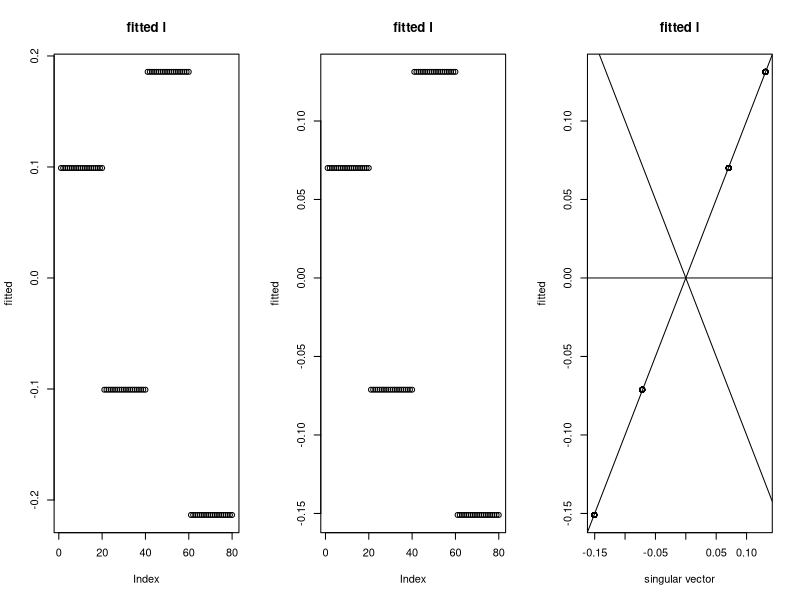
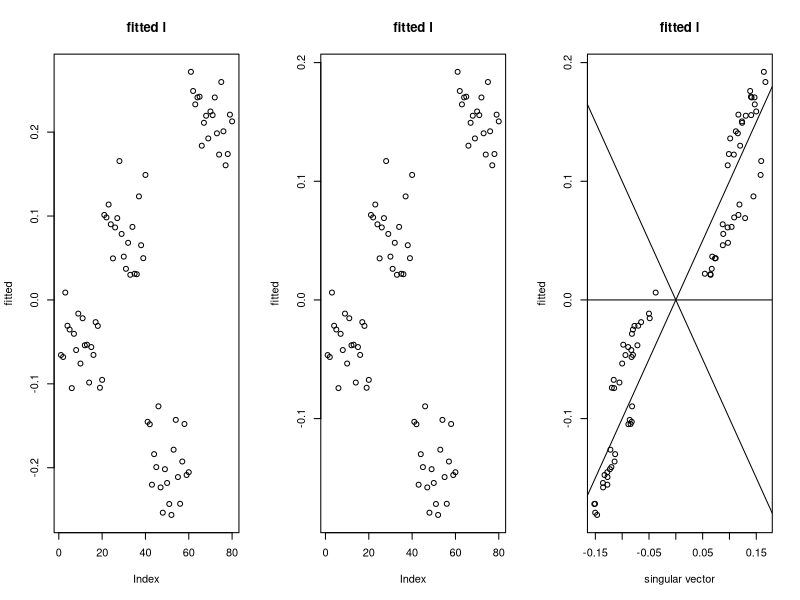
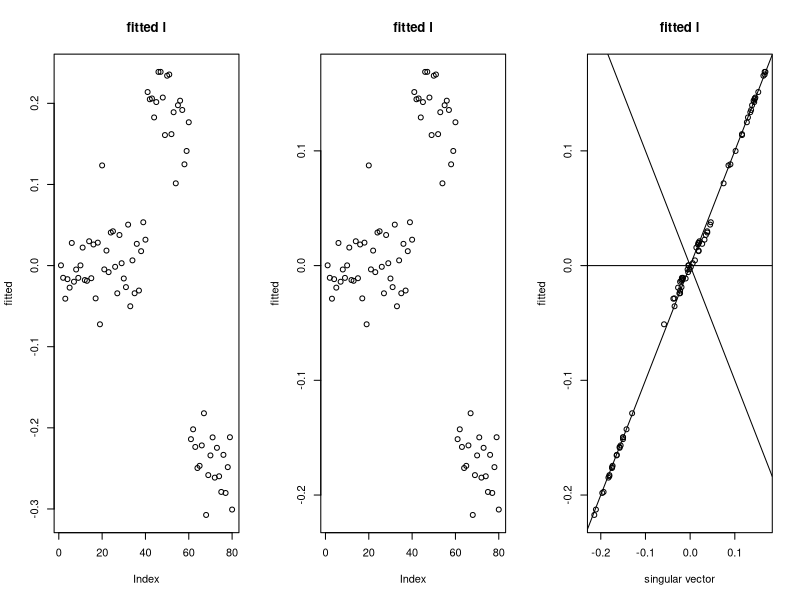
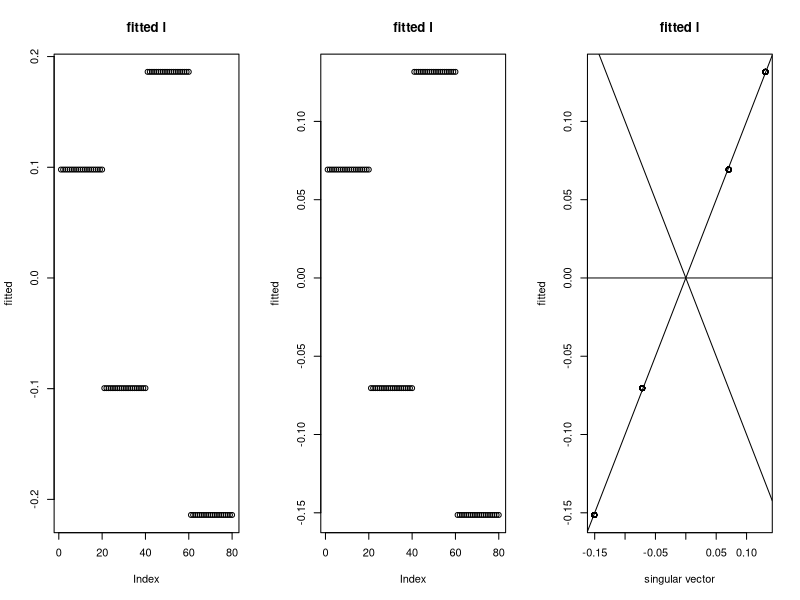
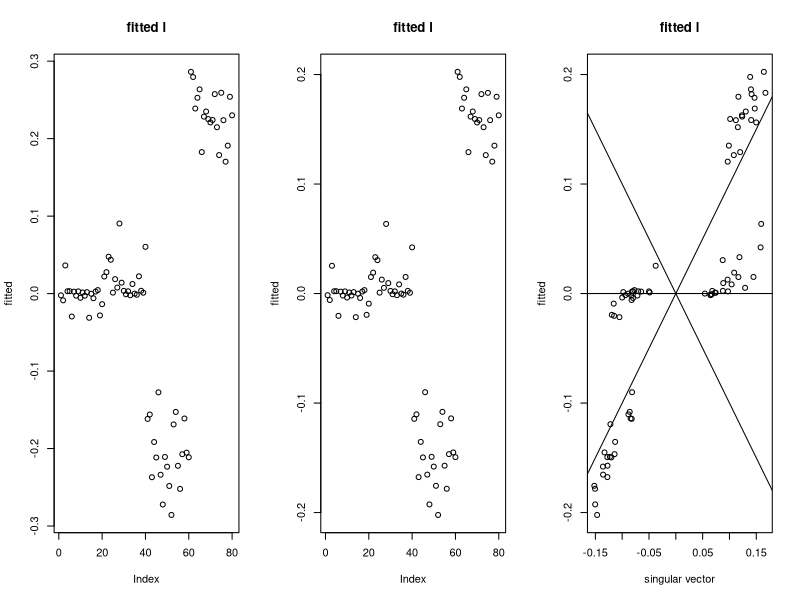
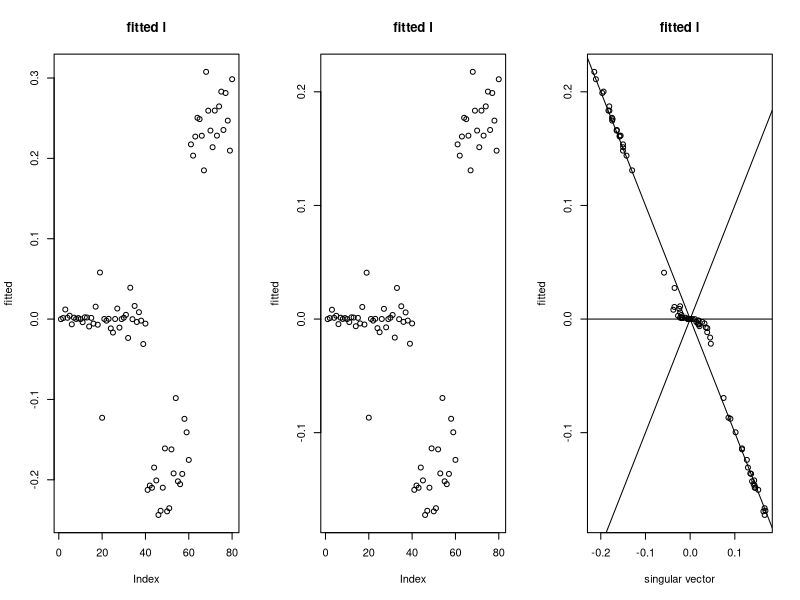
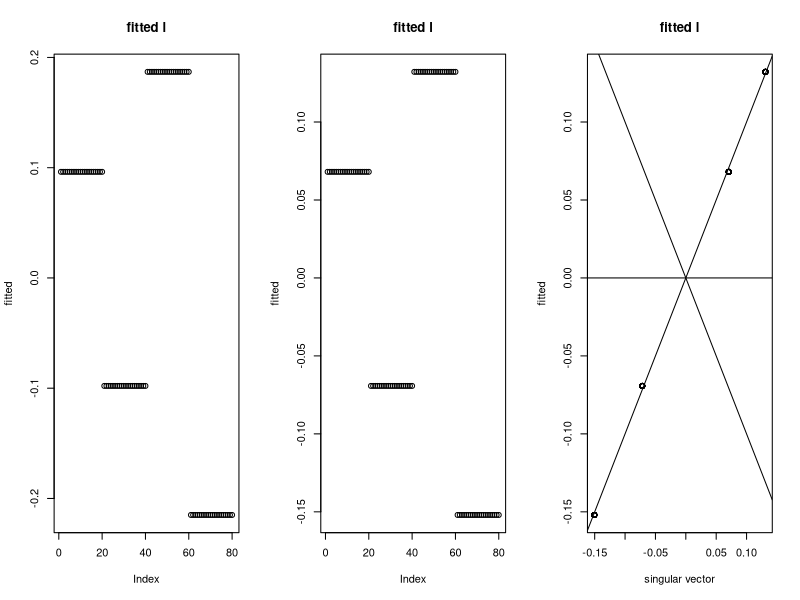
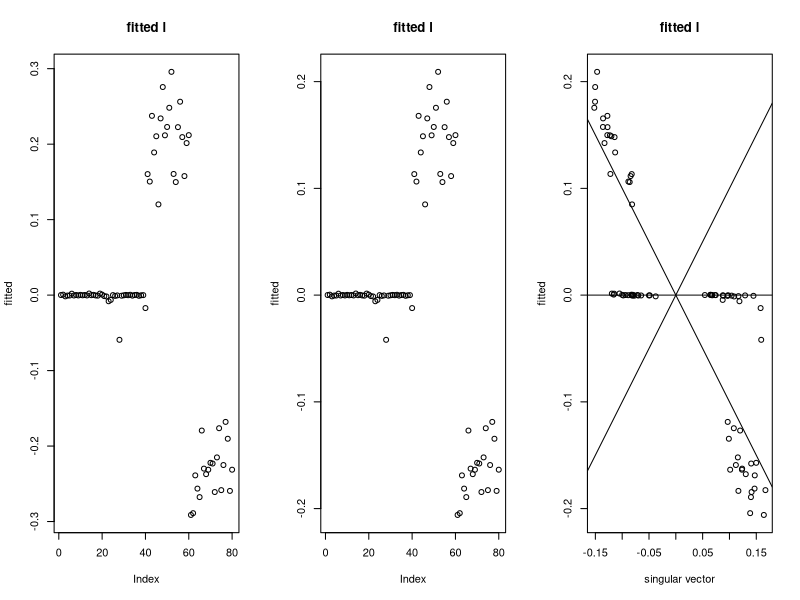

R code for these plots, in order:
## ---- chunk 1
# code originally from https://stephens999.github.io/misc/tree_pca_03.html.
#--------------------------------------------------
# create X
set.seed(123)
p = 1000
n = 20
f = list()
for(i in 1:6){ 
  f[[i]] = rnorm(p)
}
X =matrix(0,ncol=4*n, nrow=p)
X[,1:(2*n)] = f[[1]]
X[,(2*n+1):(4*n)] = f[[2]]

X[,1:n] = X[,1:n]+f[[3]]
X[,(n+1):(2*n)] = X[,(n+1):(2*n)]+f[[4]]
X[,(2*n+1):(3*n)] = X[,(2*n+1):(3*n)] + f[[5]]
X[,(3*n+1):(4*n)] = X[,(3*n+1):(4*n)] + f[[6]]
X.svd = svd(X)

# create X2
X2 = X- X.svd$u[,1:2] %*% diag(X.svd$d[1:2]) %*% t(X.svd$v[,1:2])

# adding noise
set.seed(9) # the seed where flash didn't work
X2n_a = X2 + rnorm(4*n*p,sd=3)

set.seed(5) # the seed where flash did work
X2n_b = X2 + rnorm(4*n*p,sd=3)
#--------------------------------------------------

# take transpose
X2 <- t(X2)
X2n_a <- t(X2n_a)
X2n_b <- t(X2n_b)

rm(X, X.svd, f, i, n, p)
## ---- chunk 2
demo.init <- function(mat.X, r2, n.grid){
  
  N <- nrow(mat.X)
  P <- ncol(mat.X)
  
  eig.XXt <- eigen(mat.X %*% t(mat.X))
  l <- c(sqrt(r2) %*% (eig.XXt$vectors[,1]))
  w <- l^2
  Ew.inv <- 1/w
  
  K <- n.grid
  if(K==1){ 
            pi.grid <- 1
            eta.grid <- r2/N 
    }
  if(K>1){
            pi.grid <- rep(1/K, times=K)
            eta.grid <- (r2/N)*(K/(2^K-1))*2^seq(0,K-1,by=1)
  }
  
  ElXXl <- t(l) %*% mat.X %*% t(mat.X) %*% l
  sigmasq <- c((norm(mat.X, 'f')^2-ElXXl/r2) * 1/((N-1)*P))
  delta <- c((1/r2)*((ElXXl/r2)/((norm(mat.X, 'f')^2-ElXXl/r2)/N-1)-1))
  
  out.list = list()
  out.list$l <- l
  out.list$w <- w
  out.list$eta.grid <- eta.grid
  out.list$pi.grid <- pi.grid
  out.list$Ew.inv <- Ew.inv
  out.list$sigmasq <- sigmasq
  out.list$delta <- delta
  
  return(out.list)
}
## ---- chunk 3
demo.update.A <- function(mat.X, sigmasq, delta, Ew.inv, r2){

    N <- nrow(mat.X)
    P <- ncol(mat.X)
  
    Y <- mat.X %*% t(mat.X)/(sigmasq*(r2+1/delta)) - diag(x=Ew.inv)
    Y.eigen <- eigen(Y)
    
    eval.expectation <- function(k){(sum(1/(k/(sigmasq*(r2+1/delta))-Y.eigen$values))-r2)^2}
    find.k.star <- optimize(f=eval.expectation,
                            interval = c((Y.eigen$values[1]+1/r2)*sigmasq*(r2+1/delta),
                                         (Y.eigen$values[1]+N/r2)*sigmasq*(r2+1/delta))
                            )
    k.star <- find.k.star$minimum
  
    d.tilde <- 1/(k.star/(sigmasq*(r2+1/delta))-Y.eigen$values)
    Sigma.star <- Y.eigen$vectors %*% diag(x=d.tilde) %*% t(Y.eigen$vectors)
    log.det.Sigma.star <- sum(log(d.tilde))

    Elsq <- diag(Sigma.star)
    ElXXl <- sum(diag((t(mat.X) %*% Sigma.star %*% mat.X)))
    
    sigmasq <- c((norm(mat.X, 'f')^2-ElXXl/r2) * 1/((N-1)*P))
    delta <- c((1/r2)*((ElXXl/r2)/((norm(mat.X, 'f')^2-ElXXl/r2)/N-1)-1))

    out.list = list()
    out.list$log.det.Sigma.star = log.det.Sigma.star
    out.list$Sigma.star = Sigma.star
    out.list$Elsq = Elsq
    out.list$ElXXl = ElXXl
    out.list$sigmasq = sigmasq
    out.list$delta = delta
    out.list$l = sqrt(r2)*(Y.eigen$vectors[,1])

    return(out.list)
}
## ---- chunk 4
demo.update.B <- function(mat.X, Elsq, eta.grid, pi.grid, tol.convergence, update.pi.tilde){
  
    N <- nrow(mat.X)
    K <- length(pi.grid)
  
    if(K==1){ eta.grid <- 2*mean(sqrt(Elsq))^2
              Ew.inv <- 1/(sqrt(Elsq)*mean(sqrt(Elsq)))
    }
    
    if(K>1 & (update.pi.tilde=='exp')){ 
      
      # initialize E[w]: replacing pi.tilde with pi
      Ew <- sqrt(1/(2*sum(pi.grid * (1/eta.grid)))) * ( sqrt(Elsq) + sqrt(1/(2*sum(pi.grid * (1/eta.grid)))) ) 
      check.convergence <- 1
      while(check.convergence > tol.convergence){
              
              # update pi.tilde
              pi.tilde <- matrix(0, nrow=N, ncol=K)
              for (k in 1:K){
                pi.tilde[,k] <- pi.grid[k]*dexp(Ew, rate=1/eta.grid[k])
              }    
              for (i in 1:N){ # normalize to sum to 1 for each row  
                pi.tilde[i,] <- pi.tilde[i,]/sum(pi.tilde[i,])   
              }
              
              # update E[w]
              Ew.old <- Ew
              Ew <- c(1/sqrt(2*pi.tilde %*% (1/eta.grid))) * ( sqrt(Elsq) + c(1/sqrt(2*pi.tilde %*% (1/eta.grid))) )
              check.convergence <- sum((Ew-Ew.old)^2)
              #print(check.convergence)
      }
      Ew.inv <- c(sqrt(2/Elsq) * sqrt(pi.tilde %*% (1/eta.grid)))
    }
    
    if(K>1 & (update.pi.tilde=='laplace')){ 
        
        pi.tilde <- matrix(0, nrow=N, ncol=K)
        for (k in 1:K){
          pi.tilde[,k] <- pi.grid[k]/sqrt(2*eta.grid[k])*exp(-sqrt(Elsq*2/pi)/sqrt(eta.grid[k]/2))
        }    
        for (i in 1:N){ # normalize to sum to 1 for each row  
          pi.tilde[i,] <- pi.tilde[i,]/sum(pi.tilde[i,])   
        }
        Ew.inv <- c(sqrt(2/Elsq) * sqrt(pi.tilde %*% (1/eta.grid)))
    }
    
    
    out.list = list()
    out.list$Ew.inv = Ew.inv
    out.list$eta.grid = eta.grid
    if(K>1 ){out.list$pi.tilde = pi.tilde}
    
    return(out.list)
}
## ---- chunk 5
demo.fit <- function(mat.X, niter, r2=1, n.grid=15, update.pi.tilde='laplace', tol.convergence=10^(-6)){
  
    N <- nrow(mat.X)
    P <- ncol(mat.X)
  
    par.init <- demo.init(mat.X, r2, n.grid=n.grid) 
                                               
    Ew.inv   <- par.init$Ew.inv
    sigmasq  <- par.init$sigmasq
    delta    <- par.init$delta
    eta.grid <- par.init$eta.grid
    pi.grid  <- par.init$pi.grid

    for (i in 1:niter){
    # leg A
    temp.A <- demo.update.A(mat.X,
                          sigmasq=sigmasq,
                          delta=delta,
                          Ew.inv=Ew.inv,
                          r2=r2)
    Sigma.star         <- temp.A$Sigma.star
    log.det.Sigma.star <- temp.A$log.det.Sigma.star
    Elsq               <- temp.A$Elsq
    ElXXl              <- temp.A$ElXXl
    sigmasq            <- temp.A$sigmasq
    delta              <- temp.A$delta
  
    # leg B
    temp.B <- demo.update.B(mat.X,
                          Elsq=Elsq,
                          eta.grid=eta.grid,
                          pi.grid=pi.grid,
                          update.pi.tilde = update.pi.tilde,
                          tol.convergence = tol.convergence)
    Ew.inv <- temp.B$Ew.inv
    eta.grid <- temp.B$eta.grid
    }
    
    out.list = list()
    out.list$log.det.Sigma.star <- log.det.Sigma.star
    out.list$Sigma.star <- Sigma.star
    out.list$Elsq <- Elsq
    out.list$ElXXl <- ElXXl
    out.list$sigmasq <- sigmasq
    out.list$delta <- delta
    out.list$eta.grid <- temp.B$eta.grid
    out.list$pi.grid <- pi.grid
    if(n.grid>1){out.list$pi.tilde <- temp.B$pi.tilde}
    out.list$Ew.inv <- Ew.inv
    out.list$l <- temp.A$l
    return(out.list)
}
## ---- chunk 6
mat.X <- X2
par(mfrow=c(1,3))

obj.fit    <- demo.fit(mat.X, r2=2, niter=10, n.grid=1) 
plot(obj.fit$l, ylab='fitted', main='fitted l')
c(obj.fit$sigmasq, obj.fit$delta, sum(diag(obj.fit$Sigma.star))) # sigma^2, delta, E[l^Tl]

obj.fit    <- demo.fit(mat.X, r2=1, niter=10, n.grid=1) 
plot(obj.fit$l, ylab='fitted', main='fitted l')
c(obj.fit$sigmasq, obj.fit$delta, sum(diag(obj.fit$Sigma.star))) 

plot(x=svd(mat.X)$u[,1], y=obj.fit$l, xlab='singular vector', ylab='fitted', main='fitted l')
abline(a=0,b=1); abline(a=0,b=-1); abline(a=0, b=0)
## ---- chunk 7
mat.X <- X2n_a
par(mfrow=c(1,3))

obj.fit    <- demo.fit(mat.X, r2=2, niter=10, n.grid=1) 
plot(obj.fit$l, ylab='fitted', main='fitted l')
c(obj.fit$sigmasq, obj.fit$delta, sum(diag(obj.fit$Sigma.star))) # sigma^2, delta, E[l^Tl]

obj.fit    <- demo.fit(mat.X, r2=1, niter=10, n.grid=1) 
plot(obj.fit$l, ylab='fitted', main='fitted l')
c(obj.fit$sigmasq, obj.fit$delta, sum(diag(obj.fit$Sigma.star))) 

plot(x=svd(mat.X)$u[,1], y=obj.fit$l, xlab='singular vector', ylab='fitted', main='fitted l')
abline(a=0,b=1); abline(a=0,b=-1); abline(a=0, b=0)
## ---- chunk 8
mat.X <- X2n_b
par(mfrow=c(1,3))

obj.fit    <- demo.fit(mat.X, r2=2, niter=10, n.grid=1) 
plot(obj.fit$l, ylab='fitted', main='fitted l')
c(obj.fit$sigmasq, obj.fit$delta, sum(diag(obj.fit$Sigma.star))) # sigma^2, delta, E[l^Tl]

obj.fit    <- demo.fit(mat.X, r2=1, niter=10, n.grid=1) 
plot(obj.fit$l, ylab='fitted', main='fitted l')
c(obj.fit$sigmasq, obj.fit$delta, sum(diag(obj.fit$Sigma.star))) 

plot(x=svd(mat.X)$u[,1], y=obj.fit$l, xlab='singular vector', ylab='fitted', main='fitted l')
abline(a=0,b=1); abline(a=0,b=-1); abline(a=0,b=0)
## ---- chunk 9
mat.X <- X2
par(mfrow=c(1,3))

obj.fit    <- demo.fit(mat.X, r2=2, niter=10, n.grid=15, update.pi.tilde='exp') 
plot(obj.fit$l, ylab='fitted', main='fitted l')
c(obj.fit$sigmasq, obj.fit$delta, sum(diag(obj.fit$Sigma.star))) # sigma^2, delta, E[l^Tl]

obj.fit    <- demo.fit(mat.X, r2=1, niter=10, n.grid=15, update.pi.tilde='exp') 
plot(obj.fit$l, ylab='fitted', main='fitted l')
c(obj.fit$sigmasq, obj.fit$delta, sum(diag(obj.fit$Sigma.star))) 

plot(x=svd(mat.X)$u[,1], y=obj.fit$l, xlab='singular vector', ylab='fitted', main='fitted l')
abline(a=0,b=1); abline(a=0,b=-1); abline(a=0, b=0)
## ---- chunk 10
mat.X <- X2n_a
par(mfrow=c(1,3))

obj.fit    <- demo.fit(mat.X, r2=2, niter=10, n.grid=15, update.pi.tilde='exp') 
plot(obj.fit$l, ylab='fitted', main='fitted l')
c(obj.fit$sigmasq, obj.fit$delta, sum(diag(obj.fit$Sigma.star))) # sigma^2, delta, E[l^Tl]

obj.fit    <- demo.fit(mat.X, r2=1, niter=10, n.grid=15, update.pi.tilde='exp') 
plot(obj.fit$l, ylab='fitted', main='fitted l')
c(obj.fit$sigmasq, obj.fit$delta, sum(diag(obj.fit$Sigma.star))) 

plot(x=svd(mat.X)$u[,1], y=obj.fit$l, xlab='singular vector', ylab='fitted', main='fitted l')
abline(a=0,b=1); abline(a=0,b=-1); abline(a=0, b=0)
## ---- chunk 11
mat.X <- X2n_b
par(mfrow=c(1,3))

obj.fit    <- demo.fit(mat.X, r2=2, niter=10, n.grid=15, update.pi.tilde='exp') 
plot(obj.fit$l, ylab='fitted', main='fitted l')
c(obj.fit$sigmasq, obj.fit$delta, sum(diag(obj.fit$Sigma.star))) # sigma^2, delta, E[l^Tl]

obj.fit    <- demo.fit(mat.X, r2=1, niter=10, n.grid=15, update.pi.tilde='exp') 
plot(obj.fit$l, ylab='fitted', main='fitted l')
c(obj.fit$sigmasq, obj.fit$delta, sum(diag(obj.fit$Sigma.star))) 

plot(x=svd(mat.X)$u[,1], y=obj.fit$l, xlab='singular vector', ylab='fitted', main='fitted l')
abline(a=0,b=1); abline(a=0,b=-1); abline(a=0,b=0)
## ---- chunk 12
mat.X <- X2
par(mfrow=c(1,3))

obj.fit    <- demo.fit(mat.X, r2=2, niter=10, n.grid=15, update.pi.tilde='laplace') 
plot(obj.fit$l, ylab='fitted', main='fitted l')
c(obj.fit$sigmasq, obj.fit$delta, sum(diag(obj.fit$Sigma.star))) # sigma^2, delta, E[l^Tl]

obj.fit    <- demo.fit(mat.X, r2=1, niter=10, n.grid=15, update.pi.tilde='laplace') 
plot(obj.fit$l, ylab='fitted', main='fitted l')
c(obj.fit$sigmasq, obj.fit$delta, sum(diag(obj.fit$Sigma.star))) 

plot(x=svd(mat.X)$u[,1], y=obj.fit$l, xlab='singular vector', ylab='fitted', main='fitted l')
abline(a=0,b=1); abline(a=0,b=-1); abline(a=0, b=0)
## ---- chunk 13
mat.X <- X2n_a
par(mfrow=c(1,3))

obj.fit    <- demo.fit(mat.X, r2=2, niter=10, n.grid=15, update.pi.tilde='laplace') 
plot(obj.fit$l, ylab='fitted', main='fitted l')
c(obj.fit$sigmasq, obj.fit$delta, sum(diag(obj.fit$Sigma.star))) # sigma^2, delta, E[l^Tl]

obj.fit    <- demo.fit(mat.X, r2=1, niter=10, n.grid=15, update.pi.tilde='laplace') 
plot(obj.fit$l, ylab='fitted', main='fitted l')
c(obj.fit$sigmasq, obj.fit$delta, sum(diag(obj.fit$Sigma.star))) 

plot(x=svd(mat.X)$u[,1], y=obj.fit$l, xlab='singular vector', ylab='fitted', main='fitted l')
abline(a=0,b=1); abline(a=0,b=-1); abline(a=0, b=0)
## ---- chunk 14
mat.X <- X2n_b
par(mfrow=c(1,3))

obj.fit    <- demo.fit(mat.X, r2=2, niter=10, n.grid=15, update.pi.tilde='laplace') 
plot(obj.fit$l, ylab='fitted', main='fitted l')
c(obj.fit$sigmasq, obj.fit$delta, sum(diag(obj.fit$Sigma.star))) # sigma^2, delta, E[l^Tl]

obj.fit    <- demo.fit(mat.X, r2=1, niter=10, n.grid=15, update.pi.tilde='laplace') 
plot(obj.fit$l, ylab='fitted', main='fitted l')
c(obj.fit$sigmasq, obj.fit$delta, sum(diag(obj.fit$Sigma.star))) 

plot(x=svd(mat.X)$u[,1], y=obj.fit$l, xlab='singular vector', ylab='fitted', main='fitted l')
abline(a=0,b=1); abline(a=0,b=-1); abline(a=0,b=0)
## ---- chunk 15
mat.X <- X2

par(mfrow=c(1,4))
obj.fit    <- demo.fit(mat.X, r2=1, niter=10, n.grid=5) 
plot(obj.fit$l, ylab='fitted', main='fitted l')
obj.fit    <- demo.fit(mat.X, r2=1, niter=10, n.grid=10) 
plot(obj.fit$l, ylab='fitted', main='fitted l')
obj.fit    <- demo.fit(mat.X, r2=1, niter=10, n.grid=15) 
plot(obj.fit$l, ylab='fitted', main='fitted l')
obj.fit    <- demo.fit(mat.X, r2=1, niter=10, n.grid=20) 
plot(obj.fit$l, ylab='fitted', main='fitted l')
## ---- chunk 16
mat.X <- X2n_a

par(mfrow=c(1,4))
obj.fit    <- demo.fit(mat.X, r2=1, niter=10, n.grid=5) 
plot(obj.fit$l, ylab='fitted', main='fitted l')
obj.fit    <- demo.fit(mat.X, r2=1, niter=10, n.grid=10) 
plot(obj.fit$l, ylab='fitted', main='fitted l')
obj.fit    <- demo.fit(mat.X, r2=1, niter=10, n.grid=15) 
plot(obj.fit$l, ylab='fitted', main='fitted l')
obj.fit    <- demo.fit(mat.X, r2=1, niter=10, n.grid=20) 
plot(obj.fit$l, ylab='fitted', main='fitted l')
## ---- chunk 17
mat.X <- X2n_b

par(mfrow=c(1,4))
obj.fit    <- demo.fit(mat.X, r2=1, niter=10, n.grid=5) 
plot(obj.fit$l, ylab='fitted', main='fitted l')
obj.fit    <- demo.fit(mat.X, r2=1, niter=10, n.grid=10) 
plot(obj.fit$l, ylab='fitted', main='fitted l')
obj.fit    <- demo.fit(mat.X, r2=1, niter=10, n.grid=15) 
plot(obj.fit$l, ylab='fitted', main='fitted l')
obj.fit    <- demo.fit(mat.X, r2=1, niter=10, n.grid=20) 
plot(obj.fit$l, ylab='fitted', main='fitted l')
## ---- chunk 18

generate.noiseless <- function(seed.no){
  
    set.seed(seed.no)
  
    # create X
    p = 1000
    n = 20
    f = list()
    for(i in 1:6){ 
      f[[i]] = rnorm(p)
    }
    X =matrix(0,ncol=4*n, nrow=p)
    X[,1:(2*n)] = f[[1]]
    X[,(2*n+1):(4*n)] = f[[2]]
    
    X[,1:n] = X[,1:n]+f[[3]]
    X[,(n+1):(2*n)] = X[,(n+1):(2*n)]+f[[4]]
    X[,(2*n+1):(3*n)] = X[,(2*n+1):(3*n)] + f[[5]]
    X[,(3*n+1):(4*n)] = X[,(3*n+1):(4*n)] + f[[6]]
    X.svd = svd(X)
    
    # create X2
    X2 = X- X.svd$u[,1:2] %*% diag(X.svd$d[1:2]) %*% t(X.svd$v[,1:2])

    # take transpose
    X2 <- t(X2)

    return(X2)
}
## ---- chunk 19
X.baseline <- generate.noiseless(seed.no=123) 

par(mfrow=c(3,4))
for (i in 1:6){
  if(i==1){mat.X <- X.baseline} # noiseless baseline
  if(i >1){mat.X <- X.baseline+rnorm(4*20*1000, sd=3)} # noisy versions
  obj.fit <- demo.fit(mat.X, r2=1, niter=10) 

  plot(obj.fit$l, ylab='fitted', main='fitted l')
  plot(x=svd(mat.X)$u[,1], y=obj.fit$l, xlab='singular vector', ylab='fitted', main='fitted l')
  abline(a=0,b=1); abline(a=0,b=-1); abline(a=0, b=0)
}
## ---- chunk 20
X.baseline <- generate.noiseless(seed.no=773) 

par(mfrow=c(3,4))
for (i in 1:6){
  if(i==1){mat.X <- X.baseline} # noiseless baseline
  if(i >1){mat.X <- X.baseline+rnorm(4*20*1000, sd=3)} # noisy versions
  obj.fit <- demo.fit(mat.X, r2=1, niter=10) 

  plot(obj.fit$l, ylab='fitted', main='fitted l')
  plot(x=svd(mat.X)$u[,1], y=obj.fit$l, xlab='singular vector', ylab='fitted', main='fitted l')
  abline(a=0,b=1); abline(a=0,b=-1); abline(a=0, b=0)
}
## ---- chunk 21
X.baseline <- generate.noiseless(seed.no=312) 

par(mfrow=c(3,4))
for (i in 1:6){
  if(i==1){mat.X <- X.baseline} # noiseless baseline
  if(i >1){mat.X <- X.baseline+rnorm(4*20*1000, sd=3)} # noisy versions
  obj.fit <- demo.fit(mat.X, r2=1, niter=10) 

  plot(obj.fit$l, ylab='fitted', main='fitted l')
  plot(x=svd(mat.X)$u[,1], y=obj.fit$l, xlab='singular vector', ylab='fitted', main='fitted l')
  abline(a=0,b=1); abline(a=0,b=-1); abline(a=0, b=0)
}
## ---- chunk 22
X.baseline <- generate.noiseless(seed.no=82) 

par(mfrow=c(3,4))
for (i in 1:6){
  if(i==1){mat.X <- X.baseline} # noiseless baseline
  if(i >1){mat.X <- X.baseline+rnorm(4*20*1000, sd=3)} # noisy versions
  obj.fit <- demo.fit(mat.X, r2=1, niter=10) 

  plot(obj.fit$l, ylab='fitted', main='fitted l')
  plot(x=svd(mat.X)$u[,1], y=obj.fit$l, xlab='singular vector', ylab='fitted', main='fitted l')
  abline(a=0,b=1); abline(a=0,b=-1); abline(a=0, b=0)
}
## ---- chunk 23
X.baseline <- generate.noiseless(seed.no=1) 

par(mfrow=c(3,4))
for (i in 1:6){
  if(i==1){mat.X <- X.baseline} # noiseless baseline
  if(i >1){mat.X <- X.baseline+rnorm(4*20*1000, sd=3)} # noisy versions
  obj.fit <- demo.fit(mat.X, r2=1, niter=10) 

  plot(obj.fit$l, ylab='fitted', main='fitted l')
  plot(x=svd(mat.X)$u[,1], y=obj.fit$l, xlab='singular vector', ylab='fitted', main='fitted l')
  abline(a=0,b=1); abline(a=0,b=-1); abline(a=0, b=0)
}
## ---- chunk 24
X.baseline <- generate.noiseless(seed.no=2) 

par(mfrow=c(3,4))
for (i in 1:6){
  if(i==1){mat.X <- X.baseline} # noiseless baseline
  if(i >1){mat.X <- X.baseline+rnorm(4*20*1000, sd=3)} # noisy versions
  obj.fit <- demo.fit(mat.X, r2=1, niter=10) 

  plot(obj.fit$l, ylab='fitted', main='fitted l')
  plot(x=svd(mat.X)$u[,1], y=obj.fit$l, xlab='singular vector', ylab='fitted', main='fitted l')
  abline(a=0,b=1); abline(a=0,b=-1); abline(a=0, b=0)
}
## ---- chunk 25
X.baseline <- generate.noiseless(seed.no=3) 

par(mfrow=c(3,4))
for (i in 1:6){
  if(i==1){mat.X <- X.baseline} # noiseless baseline
  if(i >1){mat.X <- X.baseline+rnorm(4*20*1000, sd=3)} # noisy versions
  obj.fit <- demo.fit(mat.X, r2=1, niter=10) 

  plot(obj.fit$l, ylab='fitted', main='fitted l')
  plot(x=svd(mat.X)$u[,1], y=obj.fit$l, xlab='singular vector', ylab='fitted', main='fitted l')
  abline(a=0,b=1); abline(a=0,b=-1); abline(a=0, b=0)
}
## ---- chunk 26
X.baseline <- generate.noiseless(seed.no=4) 

par(mfrow=c(3,4))
for (i in 1:6){
  if(i==1){mat.X <- X.baseline} # noiseless baseline
  if(i >1){mat.X <- X.baseline+rnorm(4*20*1000, sd=3)} # noisy versions
  obj.fit <- demo.fit(mat.X, r2=1, niter=10) 

  plot(obj.fit$l, ylab='fitted', main='fitted l')
  plot(x=svd(mat.X)$u[,1], y=obj.fit$l, xlab='singular vector', ylab='fitted', main='fitted l')
  abline(a=0,b=1); abline(a=0,b=-1); abline(a=0, b=0)
}
## ---- chunk 27
X.baseline <- generate.noiseless(seed.no=5) 

par(mfrow=c(3,4))
for (i in 1:6){
  if(i==1){mat.X <- X.baseline} # noiseless baseline
  if(i >1){mat.X <- X.baseline+rnorm(4*20*1000, sd=3)} # noisy versions
  obj.fit <- demo.fit(mat.X, r2=1, niter=10) 

  plot(obj.fit$l, ylab='fitted', main='fitted l')
  plot(x=svd(mat.X)$u[,1], y=obj.fit$l, xlab='singular vector', ylab='fitted', main='fitted l')
  abline(a=0,b=1); abline(a=0,b=-1); abline(a=0, b=0)
}
